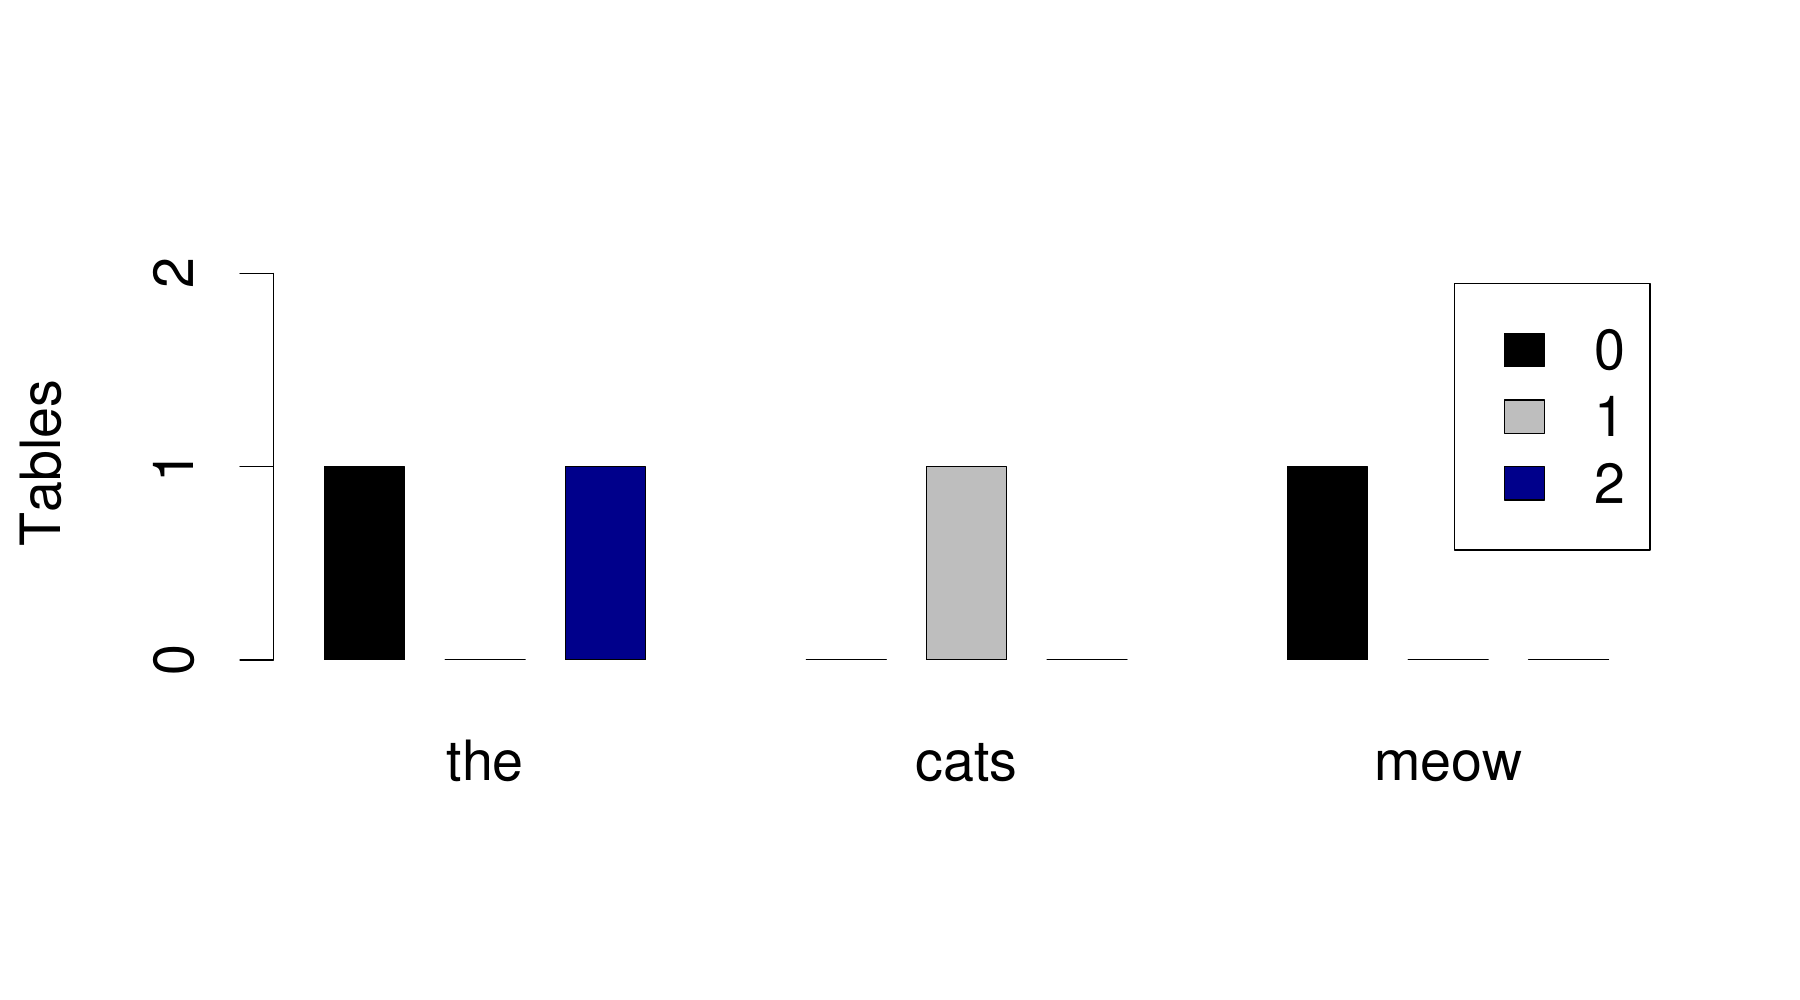

This figure's R source:
type = matrix(c(1,0,1, 0,1,0, 1,0,0), nr=3)
dimnames(type)=list(Type=c("0", "1", "2"),Constituent=c("the","cats","meow")) 

pdf('histogram_7.pdf', paper="special", width=18, height=10, onefile=FALSE,pointsize=40)

barplot(type, axes=FALSE, space=c(0.5,0.5,0.5,2.0,0.5,0.5,2.0,0.5,0.5), xpd=F,beside=TRUE,
legend=rownames(type), ylab="Tables", ylim=range(0,2), col=c("black","grey","darkblue"), las=1)
axis(side=2, at=c(0,1,2))
